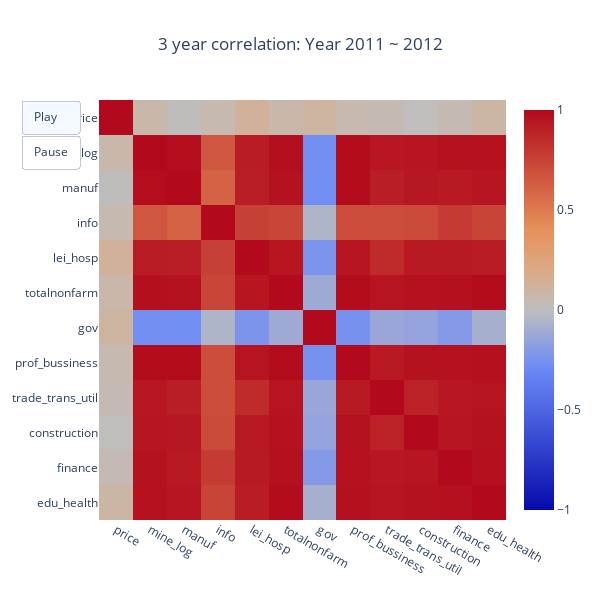

Source (notebook cell):
### Code cell
# Generate Heatmap Animation for the 3 year correlation to see its evolution with time in the last 10 years

axis_value =['price','mine_log', 'manuf', 'info', 'lei_hosp','totalnonfarm', 'gov','prof_bussiness','trade_trans_util','construction','finance','edu_health']

fig = go.Figure(
    data=[go.Heatmap(z=corr_3y_all[0].T,zmin = -1, zmax =1 ,colorscale= [[0,'rgb(255,0,0)'],[0,'rgb(0,0,0)'],[0,'rgb(0,0,255)']],x = axis_value,y = axis_value,)],
    layout=go.Layout(
        title="3 year correlation: Year 2011 ~ 2012",
        title_x=0.5,
        width=600,
        height=600,
        yaxis=dict(autorange='reversed'),
        updatemenus=[dict(
            type="buttons",
            buttons=[dict(label="Play",
                          method="animate",
                          args=[None]),
                    dict(label="Pause",
                         method="animate",
                         args=[None,
                               {"frame": {"duration": 0, "redraw": False},
                                "mode": "immediate",
                                "transition": {"duration": 0}}],
                         )])]
    ),
    frames=[go.Frame(data=[go.Heatmap(z=corr_3y_all[i].T,zmin = -1, zmax =1)],
                     layout=go.Layout(title_text=f"3 year correlation: Year {2011+i+1} ~ {2011+i+3}")) 
            for i in range(0, N)]
)

fig.show()

### Figure 1 — Plotly figure (JSON) as saved in the notebook; plotly's stock layout.template omitted (floating-point values rounded to 4 significant figures; data arrays with more than 128 entries replaced by an {"elided": "..."} marker saying what was removed)
{"data": [{"colorscale": [[0, "rgb(255,0,0)"], [0, "rgb(0,0,0)"], [0, "rgb(0,0,255)"]], "type": "heatmap", "x": ["price", "mine_log", "manuf", "info", "lei_hosp", "totalnonfarm", "gov", "prof_bussiness", "trade_trans_util", "construction", "finance", "edu_health"], "y": ["price", "mine_log", "manuf", "info", "lei_hosp", "totalnonfarm", "gov", "prof_bussiness", "trade_trans_util", "construction", "finance", "edu_health"], "z": {"elided": "12x12 float values"}, "zmax": 1, "zmin": -1}], "layout": {"height": 600, "title": {"text": "3 year correlation: Year 2011 ~ 2012", "x": 0.5}, "updatemenus": [{"buttons": [{"args": [null], "label": "Play", "method": "animate"}, {"args": [null, {"frame": {"duration": 0, "redraw": false}, "mode": "immediate", "transition": {"duration": 0}}], "label": "Pause", "method": "animate"}], "type": "buttons"}], "width": 600, "yaxis": {"autorange": "reversed"}}}
